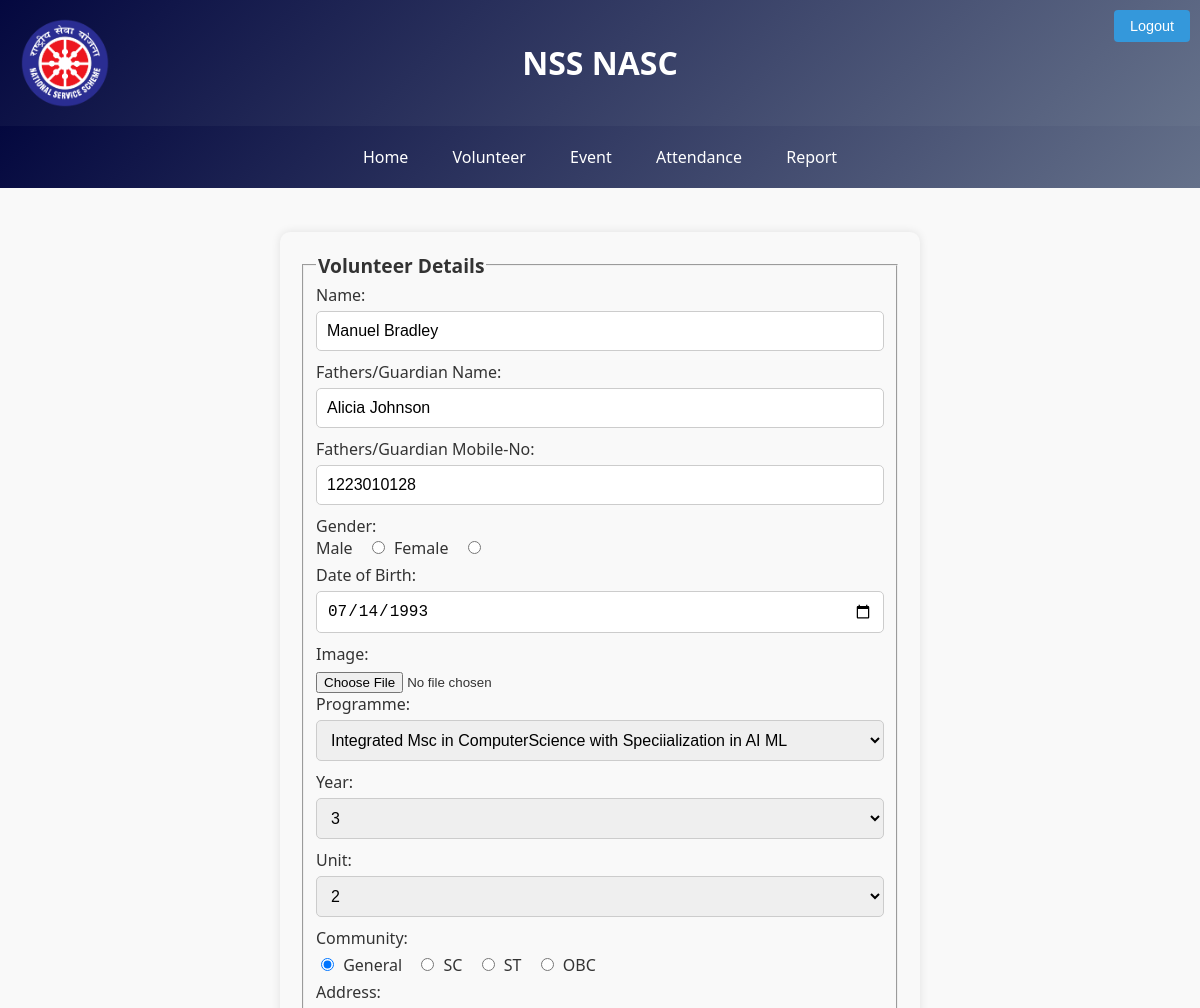
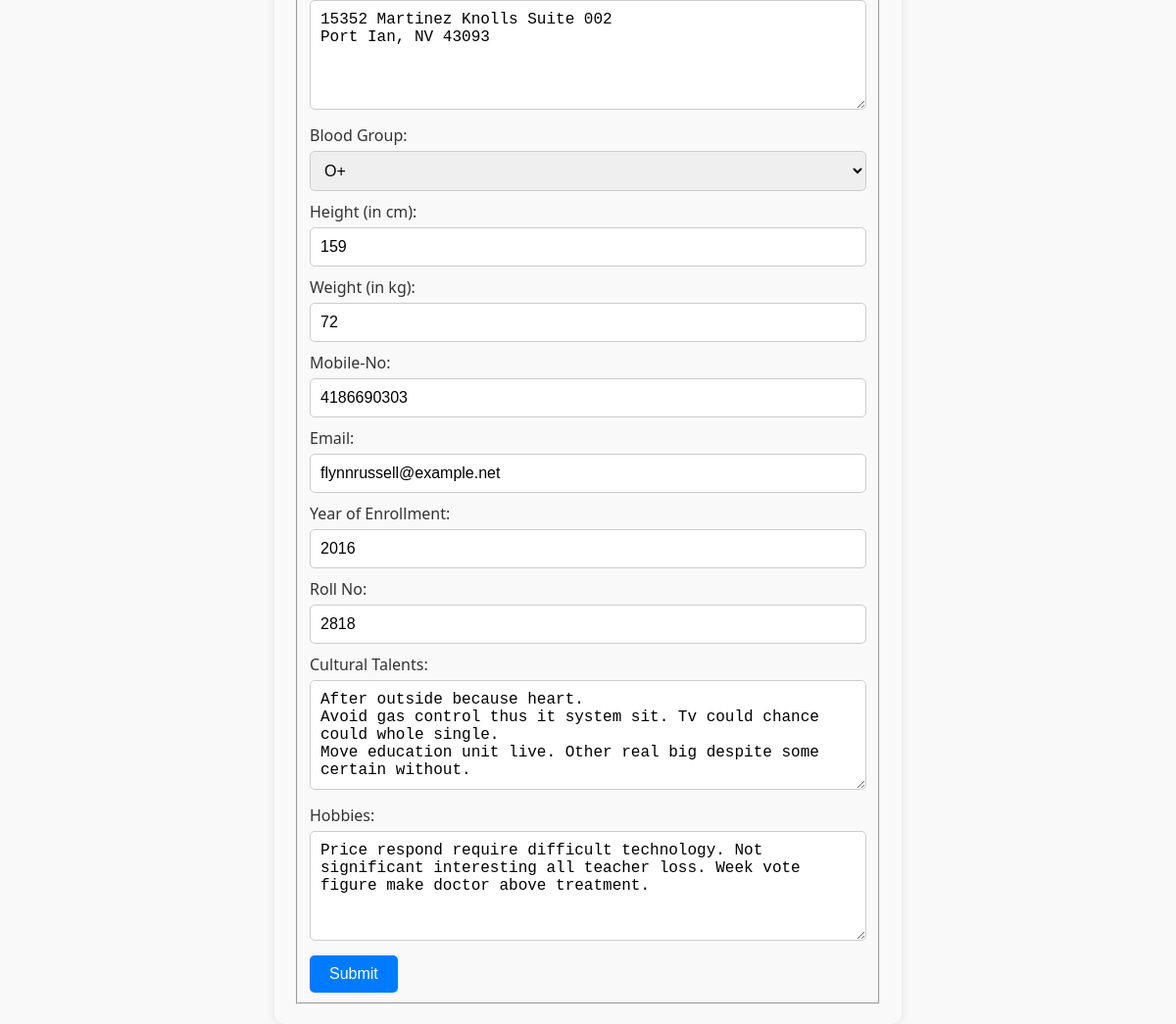
Page /volunteer/211/edit/ on the committed database (2 pictures, top to bottom).
### nss/models.py (models this page shows, shortened)
class volunteer(models.Model):
    volunteer_id=models.AutoField(primary_key=True)
    name=models.CharField(max_length=25)
    status=models.CharField(default='active',max_length=20)
    guard_name=models.CharField(max_length=25)
    guard_mob_no=models.IntegerField()
    sex_choices=[
        ('male','Male'),('female','Female')
    ]
    sex=models.CharField(max_length=15,choices=sex_choices)
    dob=models.DateField()
    year_choices=[
        ('1','1'),('2','2'),('3','3')
    ]
    year=models.IntegerField(choices=year_choices)
    community_choices=[
        ('st','ST'),('sc','SC'),('general','General'),('obc','OBC')
    ]
    community=models.CharField(max_length=15,choices=community_choices)
    address=models.TextField()
    blood_group_choices=[
        ('a+','A+'),('a-','A-'),('b+','B+'),('b-','B-'),('o+','O+'),('o-','O-'),('ab+','AB+'),('ab-','AB-')
    ]
    blood_group=models.CharField(max_length=15,choices=blood_group_choices)
    height=models.IntegerField()
    unit_choices=[
        ('1','1'),('2','2'),('3','3')
    ]
    unit=models.IntegerField(choices=unit_choices)
    weight=models.IntegerField()
    mobile_no=models.IntegerField()
    Email_id=models.EmailField()
    year_of_enrollment=models.IntegerField()
    cultural_talents=models.TextField()
    hobbies=models.TextField()
    roll_no=models.IntegerField(unique=False,null=True)
    image=models.ImageField(upload_to='volunteers',default="")
    program=models.ForeignKey(Programme,on_delete=models.CASCADE)

### nss/views.py (the view, shortened to what this page needs)
# urls.py: path('volunteer/<int:pk>/edit/',views.edit_volunteer, name='edit_volunteer'),
def edit_volunteer(request, pk):
    Volunteer = get_object_or_404(volunteer, pk=pk)
    context = {
        'dep': Programme.objects.all(),
        'Volunteer': Volunteer
    }
    return render(request, 'nss/edit_volunteer.html', context)

### nss/context_processors.py (called while the page is built)
def group_processor(request):
    if request.user.is_authenticated:
        is_po_group = request.user.groups.filter(name='po').exists()
        is_vs_group = request.user.groups.filter(name='vs').exists()  # Adjust as needed
    else:
        is_po_group = False
        is_vs_group = False
    return {
        'is_po_group': is_po_group,
        'is_vs_group': is_vs_group,
    }

### nss/templates/nss/edit_volunteer.html (shortened to what this page needs)
{% extends 'nss/base.html' %}
{% load static %}
{% block content %}
<head>
    <link rel="stylesheet" href="{% static '/css/edit_volunteer.css'%}">
</head>
<form class="volunteer-form" method="post" action="{% url 'edit_volunteer' pk=Volunteer.pk %}" enctype="multipart/form-data">
    <fieldset>
        <legend>Volunteer Details</legend>
        <label for="name">Name:</label>
        <input type="text" id="name" name="name" value="{{ Volunteer.name }}" required>
        <label for="guard_name">Fathers/Guardian Name:</label>
        <input type="text" id="guard_name" name="guard_name" value="{{ Volunteer.guard_name }}" required>
        <label for="guard_mob_no">Fathers/Guardian Mobile-No:</label>
        <input type="tel" id="guard_mob_no" name="guard_mob_no" value="{{ Volunteer.guard_mob_no }}" required>
        Gender:
        <div class="radio-group">
            <label for="male">Male</label>
            <input type="radio" id="male" name="sex" value="male" {% if Volunteer.sex == 'male' %}checked{% endif %}>
            <label for="female">Female</label>
            <input type="radio" id="female" name="sex" value="female" {% if Volunteer.sex == 'female' %}checked{% endif %}>
        </div>
        <label for="dob">Date of Birth:</label>
        <input type="date" id="dob" name="dob" value="{{ Volunteer.dob|date:'Y-m-d' }}" required>
        <label for="image">Image:</label>
        <input type="file" id="image" name="image">
        <label for="programme">Programme:</label>
        <select id="programme" name="programme" required>
            {% for i in dep %}
                <option value="{{ i.program_name }}" {% if Volunteer.programme.program_name == i.program_name %}selected{% endif %}>{{ i.program_name }}</option>
            {% endfor %}
        </select>
        <label for="year">Year:</label>
        <select id="year" name="year" required>
            <option value="3" {% if Volunteer.year == 3 %}selected{% endif %}>3</option>
        </select>
        <label for="unit">Unit:</label>
        <select id="unit" name="unit" required>
            <option value="2" {% if Volunteer.unit == 2 %}selected{% endif %}>2</option>
        </select>
        <label>Community:</label>
        <div class="radio-group">
            <input type="radio" id="general" name="community" value="General" {% if Volunteer.community == 'General' %}checked{% endif %}>
            <label for="general">General</label>
            <input type="radio" id="sc" name="community" value="SC" {% if Volunteer.community == 'SC' %}checked{% endif %}>
            <label for="sc">SC</label>
            <input type="radio" id="st" name="community" value="ST" {% if Volunteer.community == 'ST' %}checked{% endif %}>
            <label for="st">ST</label>
            <input type="radio" id="obc" name="community" value="OBC" {% if Volunteer.community == 'OBC' %}checked{% endif %}>
            <label for="obc">OBC</label>
        </div>
        <label for="address">Address:</label>
        <textarea id="address" rows="5" name="address" required>{{ Volunteer.address }}</textarea>
        <label for="blood_group">Blood Group:</label>
        <select id="blood_group" name="blood_group">
            <option value="O+" {% if Volunteer.blood_group == 'O+' %}selected{% endif %}>O+</option>
        </select>
        <label for="height">Height (in cm):</label>
        <input type="number" id="height" name="height" value="{{ Volunteer.height }}" required>
        <label for="weight">Weight (in kg):</label>
        <input type="number" id="weight" name="weight" value="{{ Volunteer.weight }}" required>
        <label for="mobile_no">Mobile-No:</label>
        <input type="tel" id="mobile_no" name="mobile_no" value="{{ Volunteer.mobile_no }}" pattern="\d{10}" required>
        <label for="email">Email:</label>
        <input type="email" id="email" name="email" value="{{ Volunteer.Email_id }}" required>
        <label for="year_of_enrollment">Year of Enrollment:</label>
        <input type="number" id="year_of_enrollment" name="year_of_enrollment" value="{{ Volunteer.year_of_enrollment }}" required>
        <label for="roll_no">Roll No:</label>
        <input type="number" id="roll_no" name="roll_no" value="{{ Volunteer.roll_no }}" required>
        <label for="cultural_talents">Cultural Talents:</label>
        <textarea id="cultural_talents" rows="5" name="cultural_talents" required>{{ Volunteer.cultural_talents }}</textarea>
        <label for="hobbies">Hobbies:</label>
        <textarea id="hobbies" rows="5" name="hobbies" required>{{ Volunteer.hobbies }}</textarea>
        <input type="submit" value="Submit">
    </fieldset>
</form>
{% endblock %}

### static/css/base.css (style rules this page uses)
body { background-color: #f9f9f9; color: #333; font-family: 'Segoe UI', Tahoma, Geneva, Verdana, sans-serif; margin: 0; padding: 0; }

### static/css/edit_volunteer.css (style rules this page uses)
.volunteer-form { max-width: 600px; margin: 0 auto; padding: 20px; background-color: #f9f9f9; border-radius: 10px; box-shadow: 0 0 10px rgba(0, 0, 0, 0.1); text-align: left; }
.volunteer-form legend { font-size: 1.2em; font-weight: bold; color: #333; }
.volunteer-form label { display: block; margin-bottom: 5px; }
.volunteer-form input[type="text"], .volunteer-form input[type="number"], .volunteer-form input[type="tel"], .volunteer-form input[type="date"], .volunteer-form input[type="email"], .volunteer-form select, .volunteer-form textarea { width: 100%; padding: 10px; margin-bottom: 10px; border: 1px solid #ccc; border-radius: 5px; box-sizing: border-box; font-size: 16px; }
.volunteer-form input[type="radio"] { margin-right: 5px; }
.volunteer-form textarea { resize: vertical; }
.volunteer-form input[type="submit"] { background-color: #007bff; color: #fff; border: none; border-radius: 5px; padding: 10px 20px; cursor: pointer; font-size: 16px; transition: background-color 0.3s ease; }
.volunteer-form .radio-group label { display: inline-block; margin-right: 10px; }

### rows in the picture
volunteer: name "Manuel Bradley", guard_name "Alicia Johnson", guard_mob_no "1223010128", sex "☐ Male", sex "☐ Female", dob "07/14/1993", year "3", unit "2", community "☑ General", community "☐ SC", community "☐ ST", community "☐ OBC", address "15352 Martinez Knolls Suite 002 Port Ian, NV 43093", blood_group "O+", height "159", weight "72", mobile_no "4186690303", email "flynnrussell@example.net", year_of_enrollment "2016", roll_no "2818", cultural_talents "After outside because heart. Avoid gas control thus it system sit. Tv could chance could whole single. Move education unit live. Other real big despite some certain without.", hobbies "Price respond require difficult technology. Not significant interesting all teacher loss. Week vote figure make doctor above treatment."

### other values in the picture
form field programme "Integrated Msc in ComputerScience with Speciialization in AI ML"
